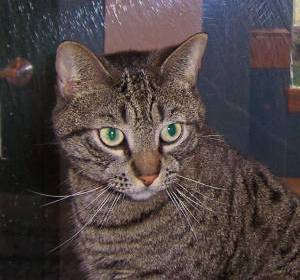
#> input picture image_geometry/cat1.jpg, 300 x 280 px
$ python image_geometry.py
#> lines starting #> are read from the running program, lines starting #| are printed output that depends on the picture
import matplotlib.pyplot as plt
import numpy as np
import imageio

#############
# Figure 1
#############
cat1 = imageio.imread('cat1.jpg')
#> cat1 is the input picture: shape (280, 300, 3); mean R, G, B 78.8, 68.3, 68
cat1 = cat1[:, 10:290, :]
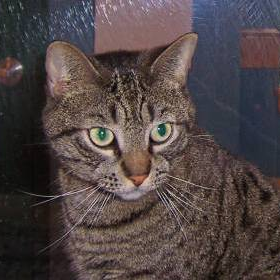
#> cat1: shape (280, 280, 3); mean R, G, B 80.2, 69.3, 69.1
cat1 = np.mean(cat1, axis=2)
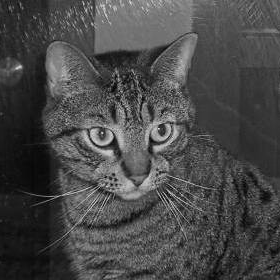
#> cat1: shape (280, 280) float64; min 0.333, max 237.7, mean 72.9
plt.imshow(cat1, cmap='gray')
plt.savefig('img/fig1')

#############
# Figure 2
#############
U, S, V = np.linalg.svd(cat1, full_matrices=True)
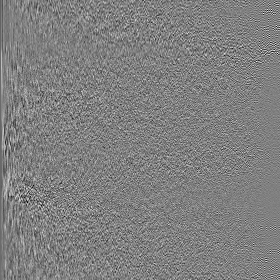
#> U: shape (280, 280) float64; min -0.33, max 0.327, mean -0.000154; drawn with min black and max white
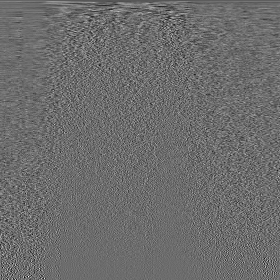
#> V: shape (280, 280) float64; min -0.364, max 0.488, mean -0.000174; drawn with min black and max white
#> S = 280 values, max 21612 at index 0, min 0.097 at index 279, mean 323.8
print(np.allclose(cat1, np.dot(U*S, V)))
#| True
plt.imshow(np.dot(U[:,:10]*S[:10], V[:10,:]), cmap='gray')
plt.savefig('img/fig2')
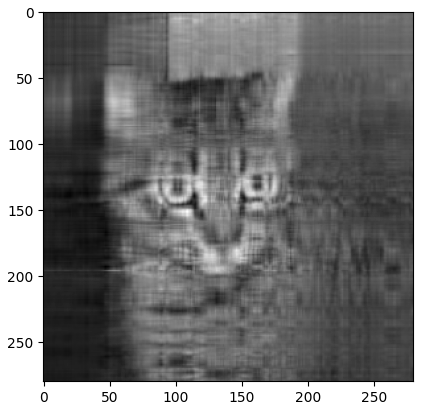
#> figure drawn by matplotlib, 1 panel

#############
# Figure 3
#############
plt.imshow(np.dot(U[:,:5]*S[:5], V[:5,:]), cmap='gray')
plt.savefig('img/fig3')
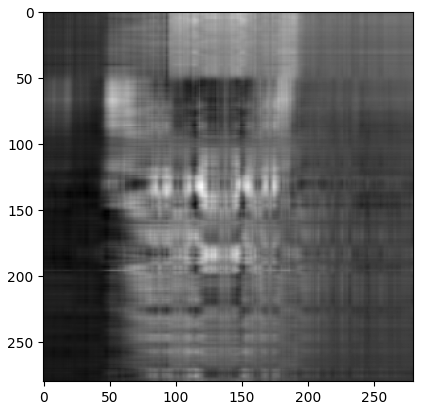
#> figure drawn by matplotlib, 1 panel

#############
# Figure 4
#############
